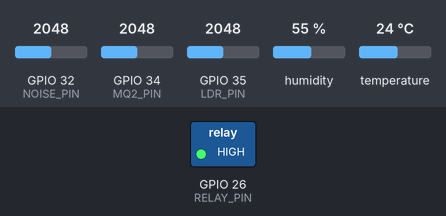
This sketch was run on a simulated ESP32. Shown: switched loads named in the sketch (green lamp = pin HIGH). The inputs (shaded band) are chosen by the test bench; at power-on: temperature 24 °C, GPIO 34 (MQ2_PIN) = 2048, GPIO 32 (NOISE_PIN) = 2048, GPIO 35 (LDR_PIN) = 2048, humidity 55 % (analog values on the 0–4095 scale). WiFi joins after 1.5 s; servers stay silent unless stated; no MQTT or app messages arrive unless stated; what the sketch prints to the serial monitor is not drawn.

Above: at 2.7 s.
2.8 s: temperature set to 14.8 °C
5.2 s: temperature set to 13.6 °C
At 7.7 s:
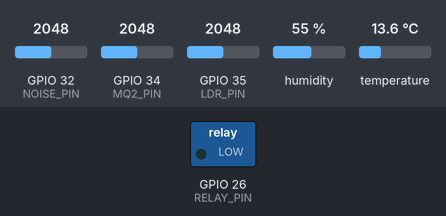
8.0 s: GPIO 34 (MQ2_PIN) set to 2426
9.5 s: GPIO 34 (MQ2_PIN) set to 2532
12.0 s: GPIO 32 (NOISE_PIN) set to 2848
13.5 s: GPIO 32 (NOISE_PIN) set to 2963
Timing chart, 0 to 16.5 s (numbered marks = the images above; inputs shaded):
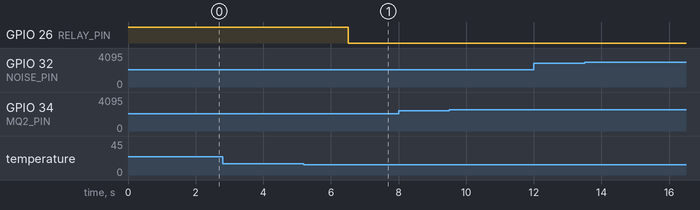

The sketch:

ruangan.ino
```cpp
#include <WiFi.h>
#include <PubSubClient.h>
#include <DHT.h>
#include <math.h>
//#include <esp_task_wdt.h>
#define DHTPIN     4
#define DHTTYPE    DHT22
#define MQ2_PIN    34
#define LDR_PIN    35
#define NOISE_PIN  32
#define RELAY_PIN  26
//#define WDT_TIMEOUT_SEC  10
const char* ssid        = "Wokwi-GUEST";
const char* password    = "";
const char* mqtt_server = "broker.hivemq.com";
const int   mqtt_port   = 1883;
const char* topicRoom   = "smartcampus/demo1/room";

WiFiClient   espClient;
PubSubClient mqttClient(espClient);
DHT          dht(DHTPIN, DHTTYPE);
static const float FUSION_ON_THR   = 62.0f;   // fusion harus > ini agar relay ON kembali
static const float FUSION_OFF_THR  = 48.0f;   // fusion < ini → relay dimatikan
static const int   GAS_CRITICAL    = 65;       // % (skala 0-100)
static const float TEMP_CRITICAL   = 33.0f;   // °C

// ── Shared data (mutex-protected) ────────────────────────────────────────────
SemaphoreHandle_t xDataMutex;

struct RoomData {
  float temp        = 27.0f;
  float hum         = 55.0f;
  int   gas         = 0;
  int   light       = 50;
  int   noise       = 0;
  float fusionScore = 100.0f;
  bool  relayState  = true;
  bool  criticalCut = false;
  bool  valid       = false;   // false sampai pembacaan pertama berhasil
};

static RoomData g_room;

// relay state disimpan di luar struct supaya hysteresis tidak di-reset mutex
static bool g_relayState = true;

// ── Helpers ──────────────────────────────────────────────────────────────────
static float clampF(float v, float lo, float hi) {
  return (v < lo) ? lo : (v > hi) ? hi : v;
}

// ── Task: Sensor ─────────────────────────────────────────────────────────────
void taskSensor(void* /*pvParams*/) {
 // esp_task_wdt_add(NULL);

  const TickType_t period   = pdMS_TO_TICKS(500);   // baca sensor tiap 500 ms
  TickType_t       lastWake = xTaskGetTickCount();

  while (true) {
   // esp_task_wdt_reset();
    float t = dht.readTemperature();
    float h = dht.readHumidity();

    if (isnan(t) || isnan(h)) {
      // Sensor error → relay paksa mati, tandai critical
      if (xSemaphoreTake(xDataMutex, pdMS_TO_TICKS(50)) == pdTRUE) {
        g_room.relayState  = false;
        g_room.criticalCut = true;
        xSemaphoreGive(xDataMutex);
      }
      digitalWrite(RELAY_PIN, LOW);
      vTaskDelayUntil(&lastWake, period);
      continue;
    }

    // ── Analog sensors ────────────────────────────────────────────────────
    int mqRaw    = analogRead(MQ2_PIN);
    int lightRaw = analogRead(LDR_PIN);
    int noiseRaw = analogRead(NOISE_PIN);

    // Gas  → nilai tinggi = banyak gas (langsung)
    int gas = map(mqRaw, 0, 4095, 0, 100);

    // LDR  → rangkaian pull-up: raw TINGGI = GELAP, raw RENDAH = TERANG
    //        Invert agar nilai tinggi = lebih terang (konsisten dengan logika skor)
    int light = 100 - map(lightRaw, 0, 4095, 0, 100);

    // Noise → nilai tinggi = berisik (langsung)
    int noise = map(noiseRaw, 0, 4095, 0, 100);

    // ── Per-parameter comfort score (0–100) ───────────────────────────────
    // Suhu ideal  26 °C ± toleransi (turun 8 poin per derajat dari ideal)
    float tempScore  = clampF(100.0f - fabsf(t  - 26.0f) * 8.0f,       0.0f, 100.0f);
    // Kelembaban ideal 55 % RH (turun 1.5 poin per persen dari ideal)
    float humScore   = clampF(100.0f - fabsf(h  - 55.0f) * 1.5f,       0.0f, 100.0f);
    // Gas: makin tinggi makin buruk
    float gasScore   = clampF(100.0f - (float)gas   * 1.2f,             0.0f, 100.0f);
    // Cahaya ideal 55 % (turun 1.2 poin per unit dari ideal)
    float lightScore = clampF(100.0f - fabsf((float)light - 55.0f) * 1.2f, 0.0f, 100.0f);
    // Kebisingan: makin tinggi makin buruk
    float noiseScore = clampF(100.0f - (float)noise  * 1.0f,            0.0f, 100.0f);

    // ── Weighted fusion (bobot total = 1.0) ───────────────────────────────
    // Gas dan suhu diberi bobot lebih besar karena berdampak pada keselamatan.
    float fusion =
        0.30f * tempScore   +   // suhu paling kritis
        0.30f * gasScore    +   // gas (keamanan/kualitas udara)
        0.15f * humScore    +
        0.15f * lightScore  +
        0.10f * noiseScore;

    // ── Relay decision ────────────────────────────────────────────────────
    bool critical = (gas >= GAS_CRITICAL) || (t >= TEMP_CRITICAL);

    if (critical) {
      g_relayState = false;
    } else {
      // Hysteresis: relay tidak flicker di sekitar threshold
      if ( g_relayState && fusion < FUSION_OFF_THR) g_relayState = false;
      if (!g_relayState && fusion > FUSION_ON_THR)  g_relayState = true;
    }

    digitalWrite(RELAY_PIN, g_relayState ? HIGH : LOW);

    // ── Update shared state ───────────────────────────────────────────────
    if (xSemaphoreTake(xDataMutex, pdMS_TO_TICKS(50)) == pdTRUE) {
      g_room.temp        = t;
      g_room.hum         = h;
      g_room.gas         = gas;
      g_room.light       = light;
      g_room.noise       = noise;
      g_room.fusionScore = fusion;
      g_room.relayState  = g_relayState;
      g_room.criticalCut = critical;
      g_room.valid       = true;
      xSemaphoreGive(xDataMutex);
    }

    vTaskDelayUntil(&lastWake, period);
  }
}

// ── Task: MQTT ───────────────────────────────────────────────────────────────
static void mqttReconnect() {
  while (!mqttClient.connected()) {
    if (mqttClient.connect("smartcampus-room-client")) break;
    vTaskDelay(pdMS_TO_TICKS(2000));
  }
}

void taskMQTT(void* /*pvParams*/) {
 // esp_task_wdt_add(NULL);

  const TickType_t PUB_INTERVAL = pdMS_TO_TICKS(1000);
  TickType_t       lastPub      = xTaskGetTickCount();

  while (true) {
   // esp_task_wdt_reset();

    if (!mqttClient.connected()) mqttReconnect();
    mqttClient.loop();

    if ((xTaskGetTickCount() - lastPub) >= PUB_INTERVAL) {
      lastPub = xTaskGetTickCount();

      // Ambil snapshot aman
      RoomData snap;
      bool     hasData = false;
      if (xSemaphoreTake(xDataMutex, pdMS_TO_TICKS(50)) == pdTRUE) {
        snap    = g_room;
        hasData = g_room.valid;
        xSemaphoreGive(xDataMutex);
      }

      if (!hasData) {
        vTaskDelay(pdMS_TO_TICKS(10));
        continue;
      }

      const char* gasStatus   = (snap.gas   > 60) ? "HIGH"   : "NORMAL";
      const char* lightStatus = (snap.light < 30) ? "DARK"   : (snap.light > 75 ? "BRIGHT" : "OK");
      const char* noiseStatus = (snap.noise > 70) ? "NOISY"  : "OK";

      char payload[320];
      snprintf(payload, sizeof(payload),
        "{"
          "\"temp\":%.2f,"
          "\"humidity\":%.2f,"
          "\"gas\":%d,\"gas_status\":\"%s\","
          "\"light\":%d,\"light_status\":\"%s\","
          "\"noise\":%d,\"noise_status\":\"%s\","
          "\"fusion_score\":%.2f,"
          "\"critical_cut\":%s,"
          "\"relay\":\"%s\""
        "}",
        snap.temp, snap.hum,
        snap.gas,   gasStatus,
        snap.light, lightStatus,
        snap.noise, noiseStatus,
        snap.fusionScore,
        snap.criticalCut ? "true" : "false",
        snap.relayState  ? "ON"   : "OFF"
      );

      mqttClient.publish(topicRoom, payload);
      Serial.println(payload);
    }

    vTaskDelay(pdMS_TO_TICKS(10));
  }
}

// ── WiFi ─────────────────────────────────────────────────────────────────────
static void setup_wifi() {
  WiFi.begin(ssid, password, 6);
  while (WiFi.status() != WL_CONNECTED) delay(500);
}

// ── Setup & Loop ─────────────────────────────────────────────────────────────
void setup() {
  Serial.begin(115200);
  analogReadResolution(12);

  dht.begin();
  pinMode(RELAY_PIN, OUTPUT);
  digitalWrite(RELAY_PIN, HIGH);   // relay ON saat boot (aman default)

  setup_wifi();
  mqttClient.setServer(mqtt_server, mqtt_port);
  mqttClient.setBufferSize(512);

  // Watchdog: panic reset jika salah satu task hang > WDT_TIMEOUT_SEC
 // esp_task_wdt_init(WDT_TIMEOUT_SEC, true);

  xDataMutex = xSemaphoreCreateMutex();
  configASSERT(xDataMutex);

  // Core 1: sensor (prioritas lebih tinggi agar pembacaan tepat waktu)
  xTaskCreatePinnedToCore(taskSensor, "SensorTask", 4096, NULL, 2, NULL, 1);
  // Core 0: MQTT (sama core dengan WiFi stack bawaan ESP-IDF)
  xTaskCreatePinnedToCore(taskMQTT,   "MQTTTask",   8192, NULL, 1, NULL, 0);

  Serial.println("=== ESP RUANGAN STARTED (RTOS + WDT) ===");
}

void loop() {
  // Semua logika di task; loop hanya tidur.
  vTaskDelay(portMAX_DELAY);
}
```

Measured:
- the behaviour switches between 14.3 and 14.2 °C on temperature (found by bisection; images 0 and 1)
- after the input at 2.8 s, every drawn part: stays the same
- after the input at 5.2 s, GPIO 26 (RELAY_PIN): HIGH → LOW after 1.3 s
- after the input at 8.0 s, every drawn part: stays the same
- after the input at 9.5 s, every drawn part: stays the same
- after the input at 12.0 s, every drawn part: stays the same
- after the input at 13.5 s, every drawn part: stays the same
